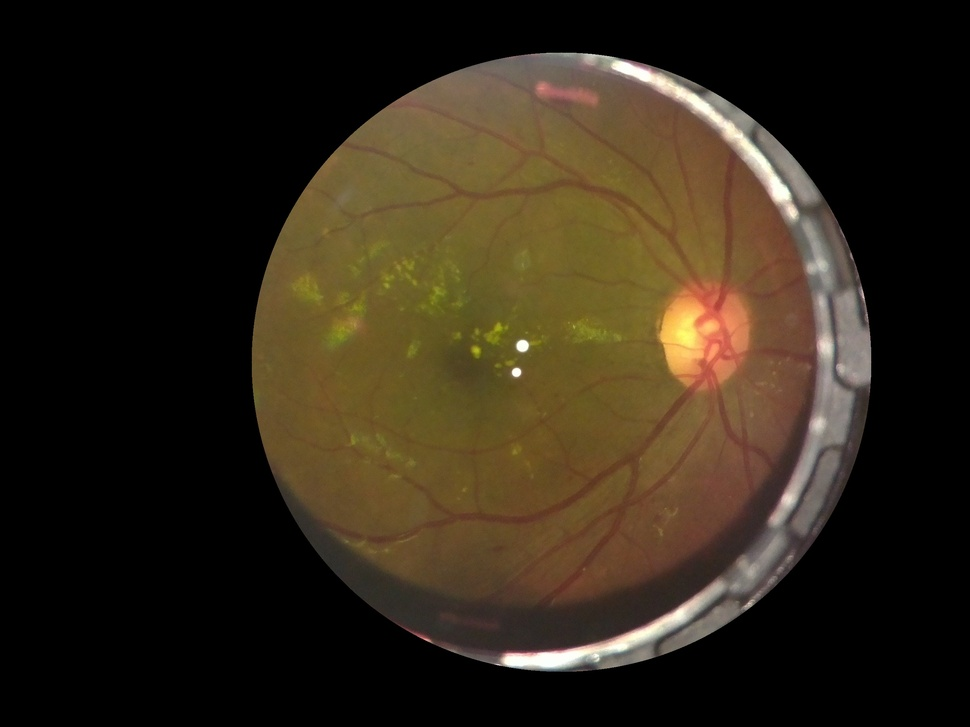
#> input picture Automated Capture Image Functionalities/Retina Flow Nerve Extraction/MATLAB to Python files/Dump/retina.jpg, 970 x 727 px, shrunk from 2592 x 1944 before the run
$ python initial_grayscale.py   (older library calls are emulated)
#> lines starting #> are read from the running program, lines starting #| are printed output that depends on the picture


from scipy import misc
import numpy as np

import matplotlib.pyplot as plt
import matplotlib.cm as cm


def convertToGreyScale(image, method="weighted"):

    def getWeightedAvg(pixel):
        return 0.299*pixel[0] + 0.587*pixel[1] + 0.114*pixel[2]

    grey = np.zeros(image.shape[0:-1])
    for rownum in range(len(image)):
        for colnum in range(len(image[rownum])):
            if method == "average":
                grey[rownum][colnum] = np.average(image[rownum][colnum])
            elif method == "weighted":
                grey[rownum][colnum] = getWeightedAvg(image[rownum][colnum])

    return grey

if __name__ == "__main__":
    image = misc.imread('retina.jpg')
#> image is the input picture: shape (727, 970, 3); mean R, G, B 48.6, 38.9, 24.2

    grey = convertToGreyScale(image,method="average")
#> after the loop in convertToGreyScale, `for rownum in range(len(image)):`:
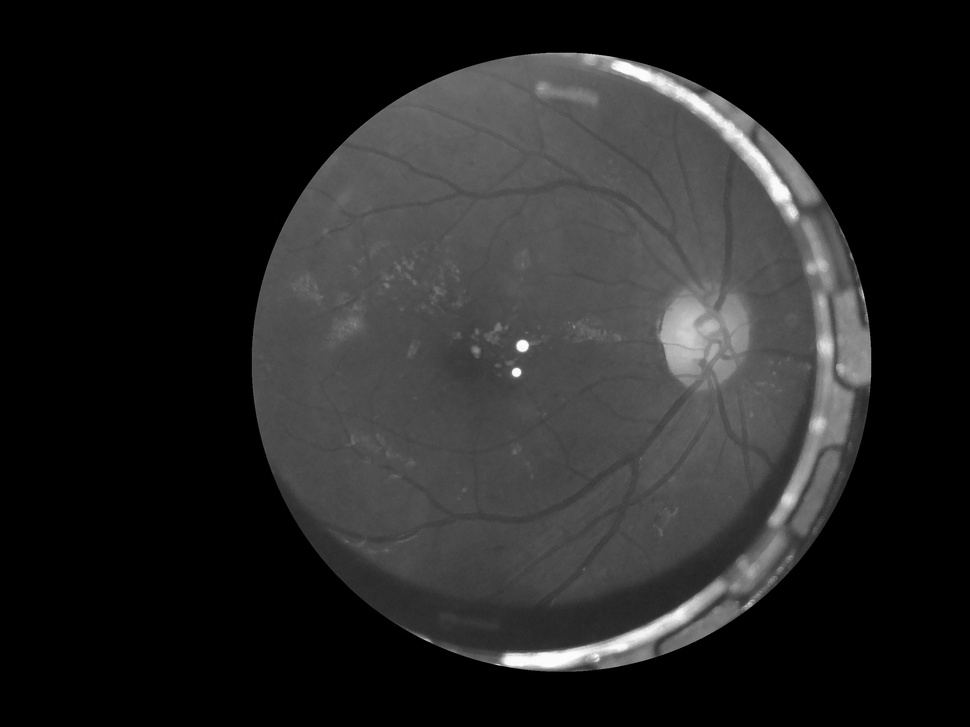
#> grey: shape (727, 970) float64; min 0, max 254.3, mean 37.2

    wgrey = convertToGreyScale(image)


    plt.subplot(2,2,1)
    plt.xticks([]),plt.yticks([])
    plt.title("Original")
    plt.imshow(image)

    plt.subplot(2,2,2)
    plt.xticks([]),plt.yticks([])
    plt.title("Average")
    plt.imshow(grey, cmap = cm.Greys_r)

    # [4 lines of commented-out code are left out]


    plt.show()
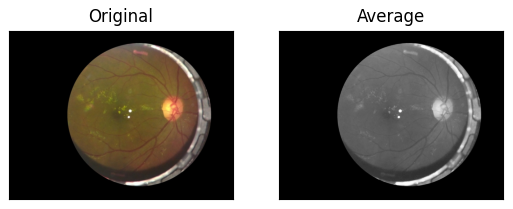
#> figure drawn by matplotlib, 2 panels
